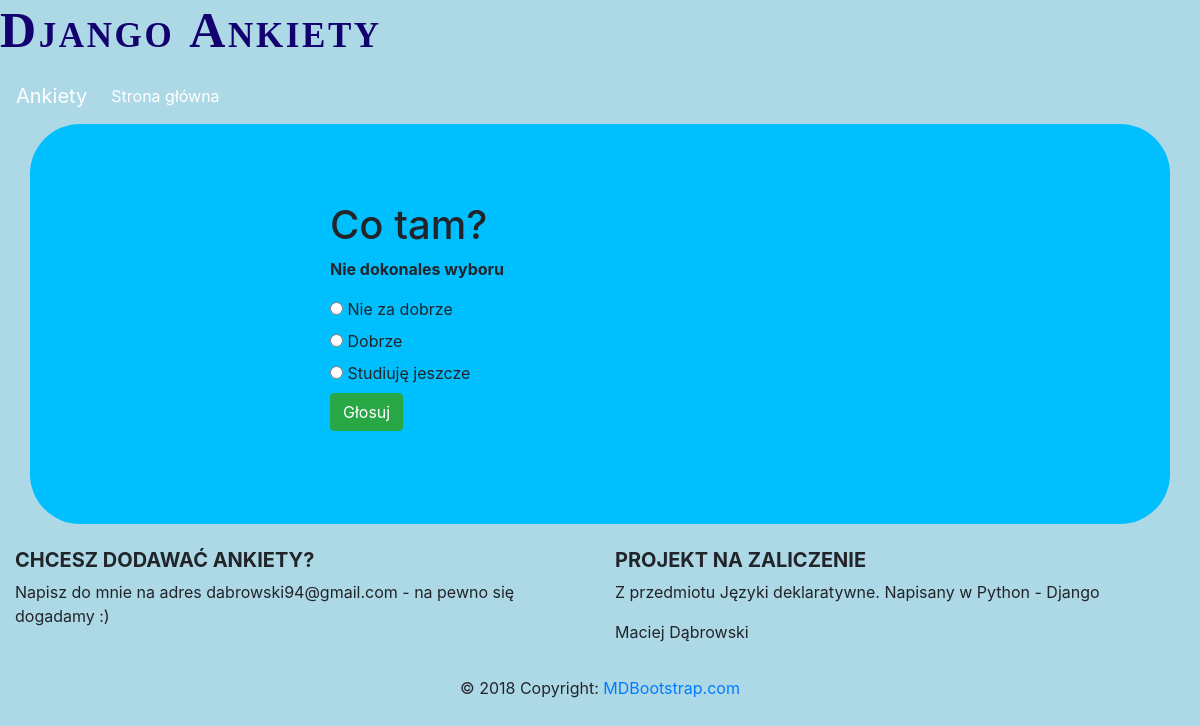
Page /ankiety/1/vote/ on the committed database.
### ankiety/models.py (models this page shows, shortened)
class Question(models.Model):
    question_text = models.CharField(max_length=200)
    pub_date = models.DateTimeField('data publikacji')
    def was_published_recently(self):
        now = timezone.now()
        return now - datetime.timedelta(days=1) <= self.pub_date <= now
    was_published_recently.admin_order_field = 'pub_date'
    was_published_recently.boolean = True
    was_published_recently.short_description = 'Opublikowane ostatnio?'

class Choice(models.Model):
    question = models.ForeignKey(Question, on_delete=models.CASCADE)
    choice_text = models.CharField(max_length=200)
    votes = models.IntegerField(default=0)

### ankiety/views.py (the view)
# urls.py: path('<int:question_id>/vote/', views.vote, name='vote'),
def vote(request, question_id):
    question = get_object_or_404(Question, pk=question_id)
    try:
        selected_choice = question.choice_set.get(pk=request.POST['choice'])
    except (KeyError, Choice.DoesNotExist):
        return render(request, 'ankiety/detail.html', {
            'question': question,
            'error_message': "Nie dokonales wyboru",
        })
    else:
        selected_choice.votes += 1
        selected_choice.save()
        return HttpResponseRedirect(reverse('ankiety:results', args=(question.id,)))

### ankiety/templates/ankiety/detail.html (shortened to what this page needs)
{% extends "ankiety/base.html" %}
{% load crispy_forms_tags %}
{% block content %}
  <h1>{{ question.question_text }}</h1>
  {% if error_message %}<p><strong>{{ error_message }}</strong></p>{% endif %}
  <form action="{% url 'ankiety:vote' question.id %}" method="post">
    {% for choice in question.choice_set.all %}
        <input type="radio" name="choice" id="choice{{ forloop.counter }}" value="{{ choice.id }}">
        <label for="choice{{ forloop.counter }}">{{ choice.choice_text }}</label><br>
    {% endfor %}
    <input type="submit" class="btn btn-success" value="Głosuj">
  </form>
{% endblock %}

### ankiety/static/ankiety/style.css (style rules this page uses)
body { background-color: lightblue; }

### rows in the picture
Question: question_text "Co tam?"
Choice: choice_text "Nie za dobrze"
Choice: choice_text "Dobrze"
Choice: choice_text "Studiuję jeszcze"

### other values in the picture
{{ error_message }} "Nie dokonales wyboru"
